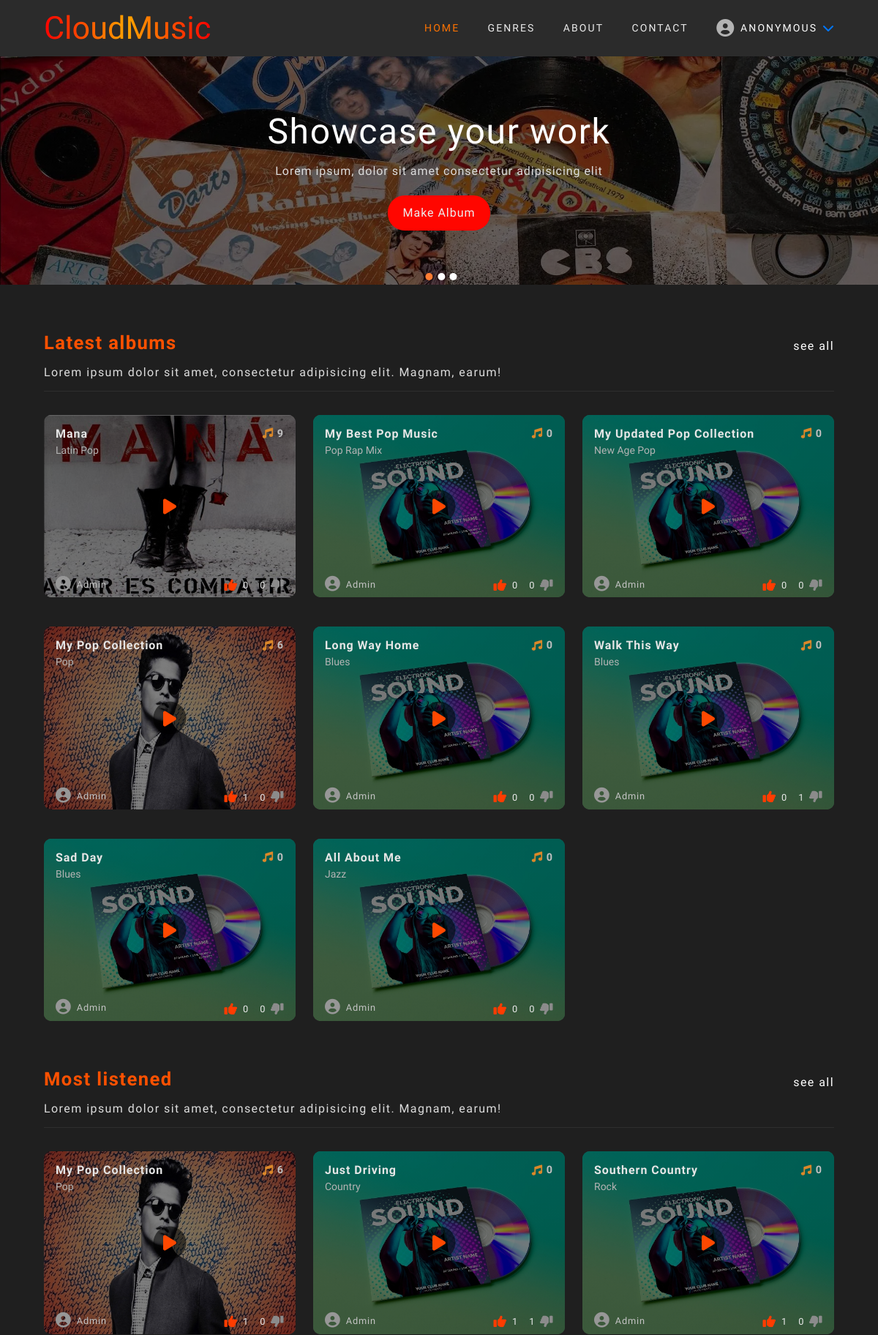
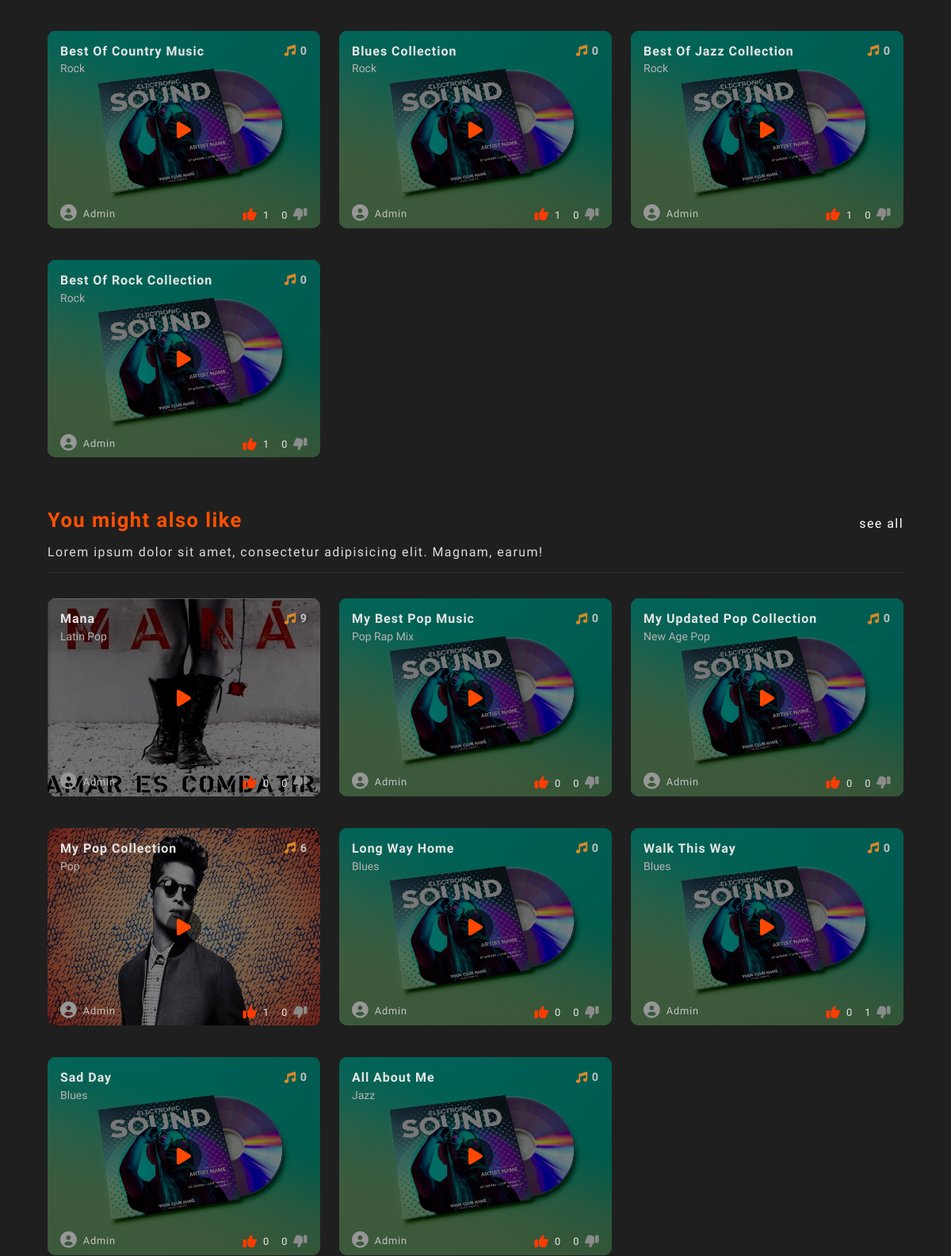
The page /home (upper part) on the database its author committed (2 pictures, top to bottom).
### music/models.py (models this page shows, shortened)
class Album(models.Model):
    user = models.ForeignKey(User, on_delete=models.CASCADE)
    title = models.CharField(max_length=50)
    choose_genre = models.ForeignKey(Genre, on_delete=models.CASCADE, null=True, blank=True)
    create_genre = models.CharField(max_length=20, null=True, blank=True)
    album_cover = models.ImageField(default="album_img/default.jpg", upload_to="album_img", blank=True)
    date_created = models.DateTimeField(default=timezone.now)
    thumbs_up = models.IntegerField(default=0)
    thumbs_down = models.IntegerField(default=0)
    class Meta:
        ordering = ["-date_created"]

class Genre(models.Model):
    genre = models.CharField(max_length=50)
    def __str__(self):
        return self.genre

### music/views.py (the view, shortened to what this page needs)
# urls.py: path("home", home, name="home"),
def home(request):
    user = request.user
    albums = Album.objects.all()
    most_listened = albums
    latest_albums = albums[0:8]
    you_might_also_like = Album.objects.all()[0:8]
    if not user.is_authenticated:
        context = {
            "latest_albums": latest_albums,
            "most_listened": most_listened,
            "you_might_also_like": you_might_also_like
        }
        return render(request, "music/home.html", context)

### users/context_processors.py (called while the page is built)
def message_form(request):
    user_message_form = MessageForm()
    return {"user_message_form": user_message_form}

### music/templates/music/home.html (shortened to what this page needs)
{% extends "music/index.html" %}
{% block content %}
    <div class="album-container">
        <h1>
            Latest albums
            <a href="{% url 'music:all-albums' 'latest albums' %}">see all</a>
            <p>Lorem ipsum dolor sit amet, consectetur adipisicing elit. Magnam, earum!</p>
        </h1>
        <div class="albums">
            {% for album in latest_albums %}
                <div class="album-wrapper">
                    <img loading="lazy" src="{{ album.album_cover.url }}" alt="">
                    <div class="background-overlay"></div>
                    <div class="album-text-wrapper">
                        <h2 class="album-name" title="{{ album.title }}">{{ album.title }}
                            <i class="fa-solid fa-music"></i>
                            <span>{{album.song_set.count}}</span>
                        </h2>
                        <p style="flex: 0 0 100%; color: rgb(180, 180, 180); margin-top: 0.3rem; text-transform: capitalize;
                            font-size: 14px;">{{ album.choose_genre }}</p>
                        <div class="flex-box">
                            <div class="album-author">
                                <i class="fas fa-user-circle"></i>
                                <p>{{ album.user.username }}</p>
                            </div>
                            <div class="thumbs-up-down">
                                <a id="prevent-default" class="thumbs-up" href="#">
                                    <i class="fas fa-thumbs-up"></i>
                                    <p>{{ album.thumbs_up }}</p>
                                </a>
                                <a id="prevent-default" class="thumbs-down" href="#">
                                    <p>{{ album.thumbs_down }}</p>
                                    <i class="fas fa-thumbs-down fa-flip-horizontal"></i>
                                </a>
                            </div>
                        </div>
                    </div>
                    <a class="play-btn" href="{% url 'music:play-album' album.pk %}"><i class="fa-solid fa-play"></i></a>
                </div>
            {% endfor %}
        </div>
    </div>
    <div class="album-container">
        <h1>Most listened
            <a href="{% url 'music:all-albums' 'most listened' %}">see all</a>
            <p>Lorem ipsum dolor sit amet, consectetur adipisicing elit. Magnam, earum!</p>
        </h1>
        <div class="albums">
            {% for album in most_listened %}
                {% if album.thumbs_up > 0 %}
                    <div class="album-wrapper">
                        <img loading="lazy"  src="{{ album.album_cover.url }}" alt="">
                        <div class="background-overlay"></div>
                        <div class="album-text-wrapper">
                            <h2>{{ album.title }}
                                <i class="fa-solid fa-music"></i>
                                <span>{{album.song_set.count}}</span>
                            </h2>
                            <p style="flex: 0 0 100%; color: rgb(180, 180, 180); margin-top: 0.3rem; text-transform: capitalize;
                                font-size: 14px;">{{ album.choose_genre }}</p>
                            <div class="flex-box">
                                <div class="album-author">
                                    <i class="fas fa-user-circle"></i>
                                    <p>{{ album.user.username }}</p>
                                </div>
                                <div class="thumbs-up-down">
                                    <a id="prevent-default" class="thumbs-up" href="#">
                                        <i class="fas fa-thumbs-up"></i>
                                        <p>{{ album.thumbs_up }}</p>
                                    </a>
                                    <a id="prevent-default" class="thumbs-down" href="#">
                                        <p>{{ album.thumbs_down }}</p>
                                        <i class="fas fa-thumbs-down fa-flip-horizontal"></i>
                                    </a>
                                </div>
                            </div>
                        </div>
                        <a class="play-btn" href="{% url 'music:play-album' album.pk %}"><i class="fa-solid fa-play"></i></a>
                    </div>
                {% endif %}
            {% endfor %}
        </div>
    </div>
    <div class="album-container">
        <h1>You might also like
            <a href="{% url 'music:all-albums' 'you might also like' %}">see all</a>
            <p>Lorem ipsum dolor sit amet, consectetur adipisicing elit. Magnam, earum!</p>
        </h1>
        <div class="albums">
            {% for album in you_might_also_like %}
                <div class="album-wrapper">
                    <img loading="lazy"  src="{{ album.album_cover.url }}" alt="">
                    <div class="background-overlay"></div>
                    <div class="album-text-wrapper">
                        <h2>{{ album.title }}
                            <i class="fa-solid fa-music"></i>
                            <span>{{album.song_set.count}}</span>
                        </h2>
                        <p style="flex: 0 0 100%; color: rgb(180, 180, 180); margin-top: 0.3rem; text-transform: capitalize;
                            font-size: 14px;">{{ album.choose_genre }}</p>
                        <div class="flex-box">
                            <div class="album-author">
                                <i class="fas fa-user-circle"></i>
                                <p>{{ album.user.username }}</p>
                            </div>
                            <div class="thumbs-up-down">
                                <a id="prevent-default" class="thumbs-up" href="#">
                                    <i class="fas fa-thumbs-up"></i>
                                    <p>{{ album.thumbs_up }}</p>
                                </a>
                                <a id="prevent-default" class="thumbs-down" href="#">
                                    <p>{{ album.thumbs_down }}</p>
                                    <i class="fas fa-thumbs-down fa-flip-horizontal"></i>
                                </a>
                            </div>
                        </div>
                    </div>
                    <a class="play-btn" href="{% url 'music:play-album' album.pk %}"><i class="fa-solid fa-play"></i></a>
                </div>
            {% endfor %}
        </div>
    </div>
{% endblock content %}

### music/static/music/style.css (style rules this page uses)
html { scroll-behavior: smooth; }
body { font-family: 'Ubuntu', sans-serif; overflow-y: scroll !important; overflow-x: hidden!important; }
a { text-decoration: none; display: inline-block; }
.album-container { width: 90vw; margin: 0 auto; padding-top: 3rem; }
.album-container:last-child { padding-bottom: 4rem; }
.albums { display: flex; flex-direction: column; }
.album-container > h1 { letter-spacing: 0.09rem; display: flex; align-items: flex-end; justify-content: space-between; flex-wrap: wrap; font-size: 1.6rem; color: rgb(255, 81, 0); padding-bottom: 1rem; padding-top: 1rem; border-bottom: 1px solid rgb(46, 46, 46); }
.album-container > h1 > a { font-size: 16px; color: rgb(255, 255, 255); letter-spacing: 0.09rem; font-weight: 400; border-bottom: 1px solid transparent; transition: border-bottom 0.15px linear; }
.album-container > h1 > p { flex: 0 0 100%; font-size: 16px; padding-top: 1rem; letter-spacing: 0.09rem; color: rgb(221, 221, 221); font-weight: 400; }
.album-wrapper { margin-bottom: 1rem; margin-top: 1rem; position: relative; border-radius: 10px; transition: transform 0.25s linear; }
.album-wrapper > img { display: block; width: 100%; height: auto; border-radius: 10px; }
.background-overlay { position: absolute; background: linear-gradient(to top,rgb(0, 0, 0, 0.5), rgba(0, 0, 0, 0.5), rgba(0, 0, 0, 0.5)); top: 0; left: 0; width: 100%; height: 100%; border-radius: 10px; }
.album-text-wrapper { position: absolute; width: 100%; height: 100%; z-index: 2; top: 0; left: 0; padding: 1rem; border-radius: 10px; }
.album-text-wrapper > h2 { color: rgb(230, 230, 230); text-transform: capitalize; font-size: 1rem; letter-spacing: 0.06rem; display: flex; align-items: center; }
.album-text-wrapper > h2 > i { font-size: 0.9rem; color: rgb(219, 136, 41); margin-left: auto; margin-right: 0.3rem; }
.album-text-wrapper > h2 > span { font-size: 0.9rem !important; color: rgb(192, 192, 192); }
.flex-box { display: flex; align-items: flex-end; justify-content: space-between; position: absolute; bottom: 0; left: 0; z-index: 3; width: 100%; padding: 0 1rem 0.5rem 1rem; border-bottom-left-radius: 10px; border-bottom-right-radius: 10px; }
.album-author { display: flex; align-items: center; font-size: 0.8rem; }
.flex-box > .album-author > i { color: rgb(151, 151, 151); font-size: 1.3rem; }
.flex-box > .album-author > p { color: rgb(196, 196, 196); text-transform: capitalize; padding-left: 0.5rem; letter-spacing: 0.05rem; }
.thumbs-up-down { display: flex; align-items: center; }
.thumbs-down, .thumbs-up { display: flex; align-items: center; color: rgb(235, 235, 235); font-size: 0.8rem; }
.thumbs-up > i { padding-right: 0.5rem; }
.thumbs-up > i { color: rgb(255, 60, 0); font-size: 1.1rem; }
.thumbs-down > p { padding-left: 1rem; padding-right: 0.5rem; }
.thumbs-down > i { color: rgb(139, 139, 139); font-size: 1.1rem; }
.play-btn { background: rgba(0, 0, 0, 0.55); font-size: 1.5rem; border-radius: 50%; color: rgb(255, 72, 0) !important; cursor: pointer; position: absolute; top: 50%; left: 50%; z-index: 4; transform: translate(-50%, -50%); display: flex; align-items: center; justify-content: center; width: 45px; height: 45px; }
#prevent-default { cursor: inherit; }
@media screen and (min-width:700px) { .album-container > h1 { margin-bottom: 1rem; } }
@media screen and (min-width:700px) { .albums { display: grid; grid-template-columns: 1fr 1fr; column-gap: 1.5rem; row-gap: 1.5rem; } }
@media screen and (min-width:700px) { .album-wrapper { margin-bottom: 0; } }
@media screen and (min-width:1000px) { .albums { grid-template-columns: 1fr 1fr 1fr; } }

### rows shown on the page
Album: album_cover (picture), title "Mana", song_set.count "9", choose_genre "Latin Pop", user.username "Admin", thumbs_up "0", thumbs_down "0"
Album: album_cover (placeholder picture), title "My Best Pop Music", song_set.count "0", choose_genre "Pop Rap Mix", user.username "Admin", thumbs_up "0", thumbs_down "0"
Album: album_cover (placeholder picture), title "My Updated Pop Collection", song_set.count "0", choose_genre "New Age Pop", user.username "Admin", thumbs_up "0", thumbs_down "0"
Album: album_cover (picture), title "My Pop Collection", song_set.count "6", choose_genre "Pop", user.username "Admin", thumbs_up "1", thumbs_down "0"
Album: album_cover (placeholder picture), title "Long Way Home", song_set.count "0", choose_genre "Blues", user.username "Admin", thumbs_up "0", thumbs_down "0"
Album: album_cover (placeholder picture), title "Walk This Way", song_set.count "0", choose_genre "Blues", user.username "Admin", thumbs_up "0", thumbs_down "1"
Album: album_cover (placeholder picture), title "Sad Day", song_set.count "0", choose_genre "Blues", user.username "Admin", thumbs_up "0", thumbs_down "0"
Album: album_cover (placeholder picture), title "All About Me", song_set.count "0", choose_genre "Jazz", user.username "Admin", thumbs_up "0", thumbs_down "0"
Album: album_cover (placeholder picture), title "Just Driving", song_set.count "0", choose_genre "Country", user.username "Admin", thumbs_up "1", thumbs_down "1"
Album: album_cover (placeholder picture), title "Southern Country", song_set.count "0", choose_genre "Rock", user.username "Admin", thumbs_up "1", thumbs_down "0"
Album: album_cover (placeholder picture), title "Best Of Country Music", song_set.count "0", choose_genre "Rock", user.username "Admin", thumbs_up "1", thumbs_down "0"
Album: album_cover (placeholder picture), title "Blues Collection", song_set.count "0", choose_genre "Rock", user.username "Admin", thumbs_up "1", thumbs_down "0"
Album: album_cover (placeholder picture), title "Best Of Jazz Collection", song_set.count "0", choose_genre "Rock", user.username "Admin", thumbs_up "1", thumbs_down "0"
Album: album_cover (placeholder picture), title "Best Of Rock Collection", song_set.count "0", choose_genre "Rock", user.username "Admin", thumbs_up "1", thumbs_down "0"
